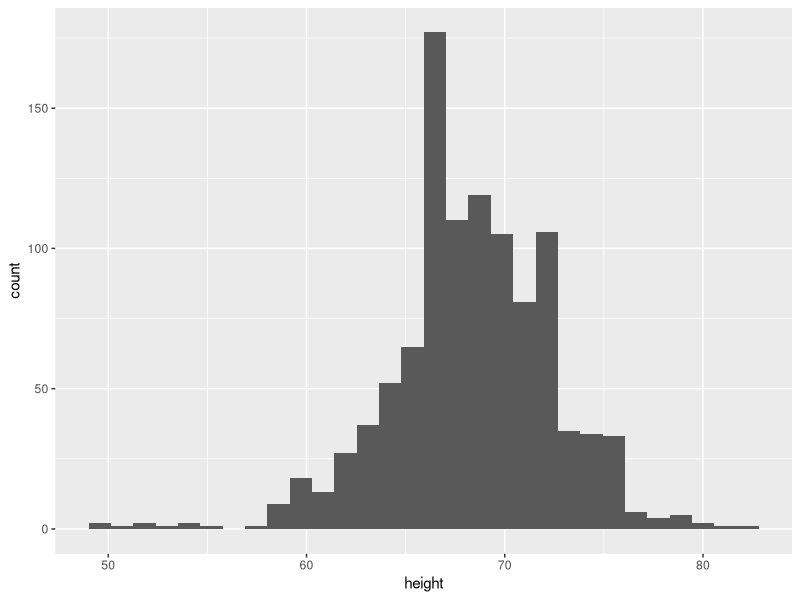
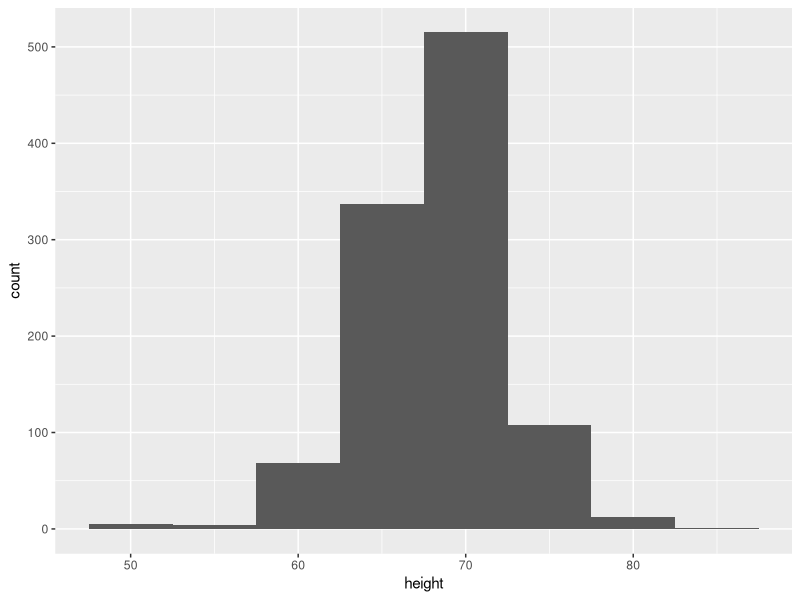
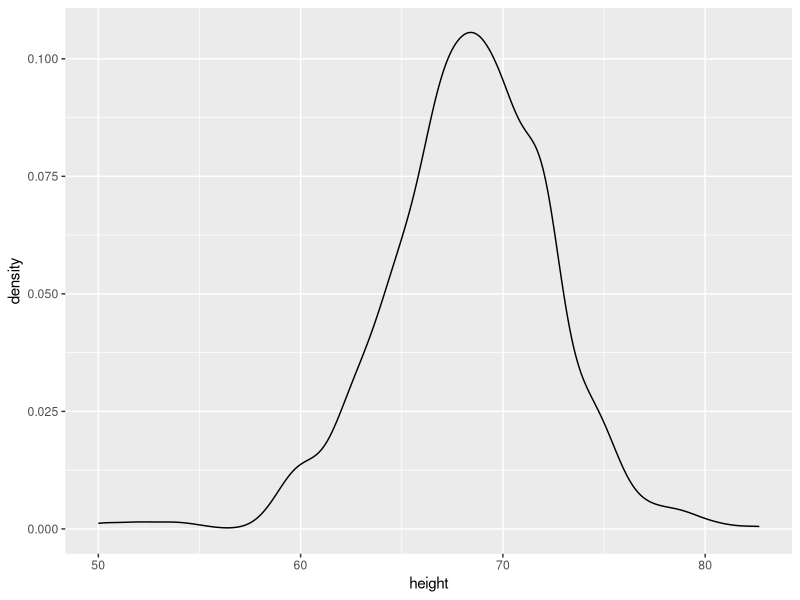
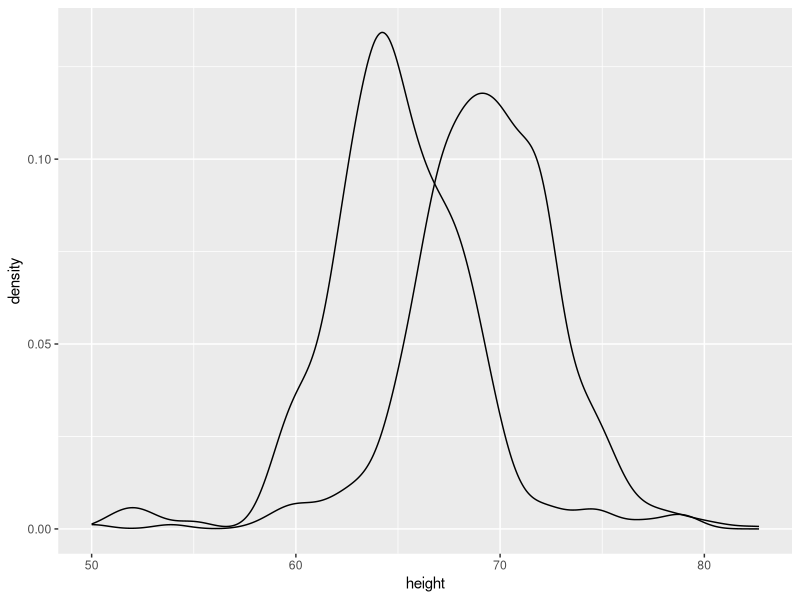
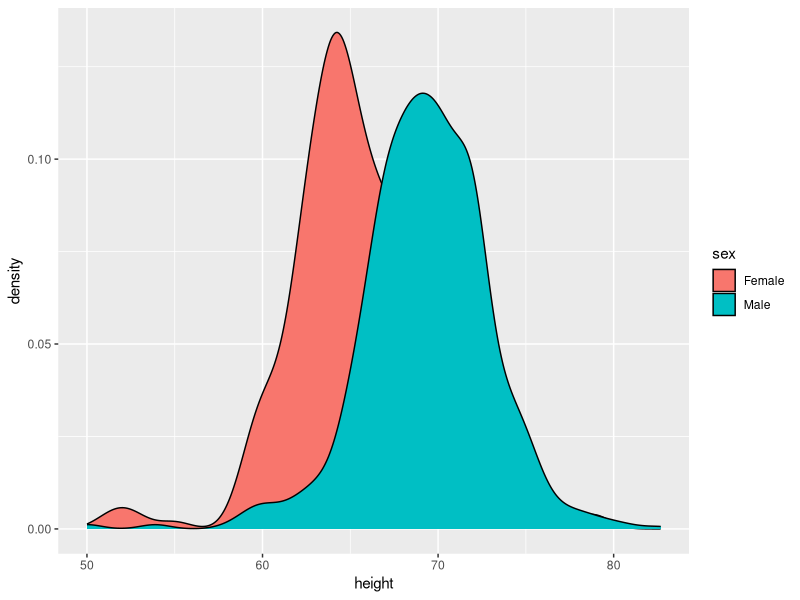
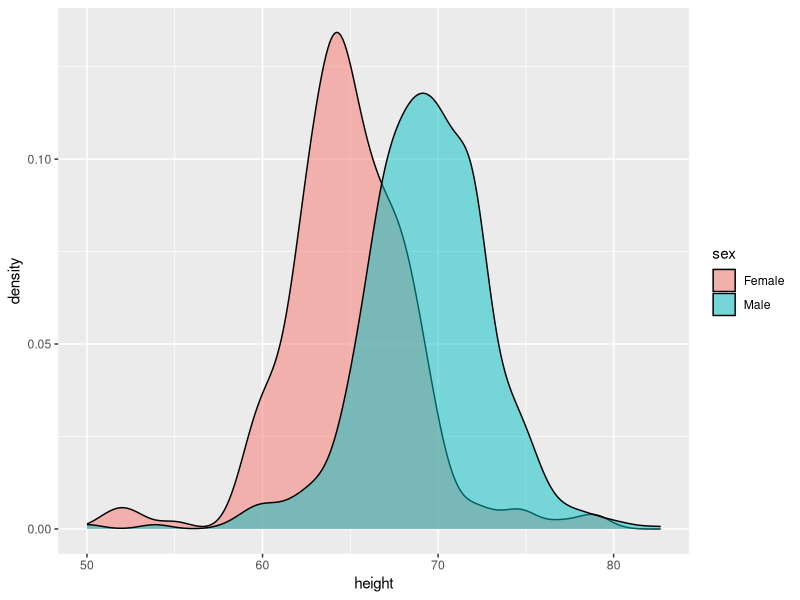
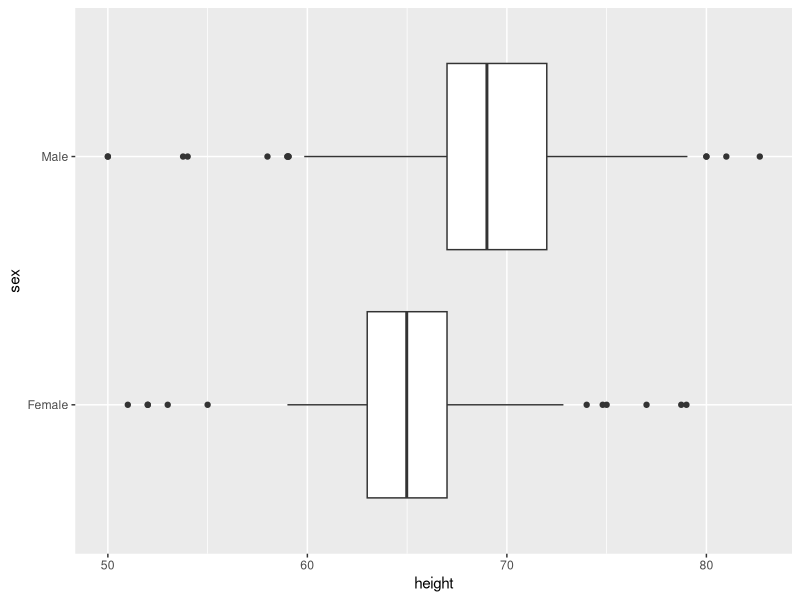
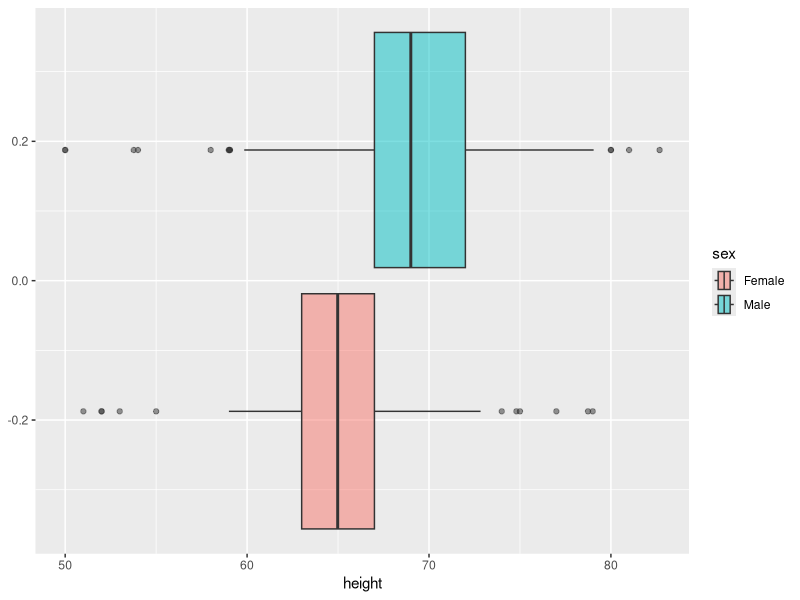

R code for these plots, in order: (Note: this script raises an error after producing the figures.)
## ---- chunk 1
knitr::opts_chunk$set(echo = TRUE)
library(tidyverse)
## ---- chunk 2
#install.packages("dslabs")
library(dslabs) 
data(heights)
glimpse(heights)
## ---- chunk 3
h <- ggplot(heights, aes(x = height))
h + geom_histogram()
## ---- chunk 4
h <- ggplot(heights, aes(x = height))
h + geom_histogram(binwidth = 5)
## ---- chunk 5
h + geom_density()
## ---- chunk 6
ggplot(heights, aes(x = height, group = sex)) + geom_density() 
## ---- chunk 7
ggplot(heights, aes(x = height, fill = sex)) + geom_density()

## ---- chunk 8
ggplot(heights, aes(x = height, fill = sex)) + geom_density(alpha = 1/2)

## ---- chunk 9
ggplot(heights, aes(x = height, y = sex)) + geom_boxplot()

ggplot(heights, aes(x = height, fill = sex)) + geom_boxplot(alpha = 1/2)
## ---- chunk 10
mean(heights$height)
median(heights$height)

heights %>% summarise(mean(height),median(height))

## ---- chunk 11
heights %>% group_by(sex) %>% summarise(mean(height), median(height))

## ---- chunk 12
heights %>% group_by(sex) %>% summarise(max(height)) 

## ---- chunk 13
# install.packages("pscl")
library(pscl) # loads in the package that has this data. 
## You might need to install this...

# data for presidental elections
votedata <-  presidentialElections
glimpse(votedata)
## ---- chunk 14
v <- votedata %>% ggplot(aes(x = state)) + geom_col(aes(y = demVote))


## ---- chunk 15
votedata %>% ggplot(aes(x = state)) + geom_col(aes(y = demVote)) + coord_flip()



## ---- chunk 16

votedata %>% ggplot(aes(x = state)) + geom_col(aes(y = demVote, x = reorder(state, demVote))) + coord_flip()

## ---- chunk 17
votedata %>% ggplot(aes(x = state)) + geom_col(aes(y = demVote, x= reorder(state, demVote))) + coord_flip() + facet_wrap(~ south)

## ---- chunk 18
votedata %>% ggplot(aes(x = state)) + geom_col(aes(y = demVote, x= reorder(state, demVote), color = state)) + coord_flip()

## ---- chunk 19

votedata %>% ggplot(aes(x = state)) + geom_col(aes(y = demVote, x= reorder(state, demVote, color = state))) + coord_flip() + labs(title = "Voting Date", subtitle = "Democratic Votes per State", xlab = "Votes", ylab = "State") + facet_wrap(~ year)

## ---- chunk 20
ggplot(votedata, aes(x = state)) + geom_col(aes(y = demVote, x= reorder(state, demVote, color = state), geom_vline(50))) + coord_flip() + labs(title = "Voting Date", subtitle = "Democratic Votes per State", xlab = "Votes", ylab = "State") + facet_wrap(~ year) 

## ---- chunk 21
library(maps)
votedata$state <- tolower(votedata$state)  ## states need to be lowercase for linking

states_map <- map_data("state") ## this gives us the lat and long for each point of each state.
  
map_plot <-  ggplot(data =  votedata %>% filter(year == 2008), aes(map_id = state)) +
    geom_map(aes(fill = demVote), map = states_map) +
    expand_limits(x = states_map$long, y = states_map$lat)
map_plot  
## ---- chunk 22
map_plot <-  ggplot(data =  votedata %>% filter(year == 2016), aes(map_id = state)) +
  geom_map(aes(fill = demVote), map = states_map)+
  expand_limits(x = states_map$long, y = states_map$lat)
map_plot  
## ---- chunk 23
map_plot <-  ggplot(data =  votedata %>% filter(south == TRUE), aes(map_id = state)) +
  geom_map(aes(fill = demVote), map = states_map)+
  expand_limits(x = states_map$long, y = states_map$lat)
map_plot 

## ---- chunk 24


## ---- chunk 25


## ---- chunk 26
library(palmerpenguins)
glimpse(penguins)
## ---- chunk 27


## ---- chunk 28


## ---- chunk 29


## ---- chunk 30



## ---- chunk 31



## ---- chunk 32
